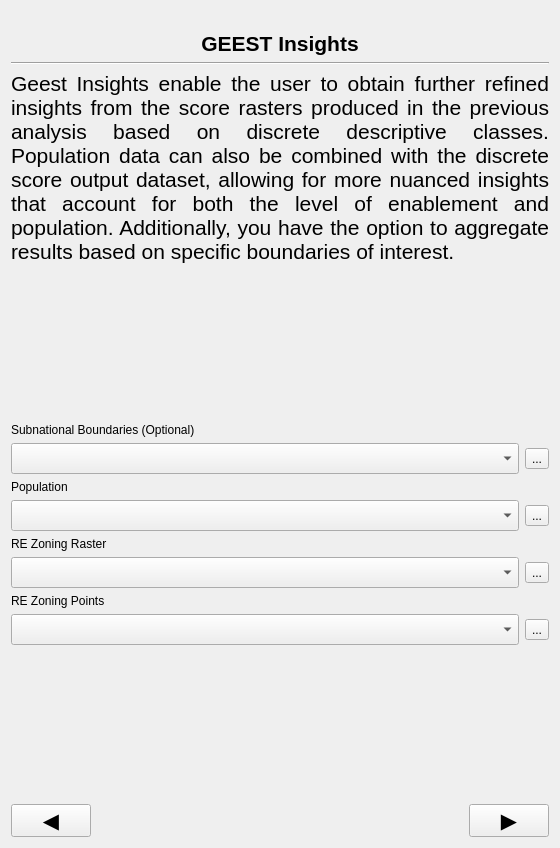
<?xml version="1.0" encoding="UTF-8"?>
<ui version="4.0">
 <class>SetupPanelBase</class>
 <widget class="QWidget" name="SetupPanelBase">
  <property name="geometry">
   <rect>
    <x>0</x>
    <y>0</y>
    <width>560</width>
    <height>848</height>
   </rect>
  </property>
  <property name="windowTitle">
   <string>Form</string>
  </property>
  <layout class="QGridLayout" name="gridLayout">
   <item row="0" column="0">
    <widget class="QLabel" name="banner_label">
     <property name="text">
      <string/>
     </property>
     <property name="pixmap">
      <pixmap>../resources/geest-banner.png</pixmap>
     </property>
     <property name="scaledContents">
      <bool>true</bool>
     </property>
    </widget>
   </item>
   <item row="1" column="0">
    <widget class="QLabel" name="label_2">
     <property name="text">
      <string>&lt;html&gt;&lt;head/&gt;&lt;body&gt;&lt;p align=&quot;center&quot;&gt;&lt;span style=&quot; font-size:16pt; font-weight:600;&quot;&gt;GEEST Insights&lt;/span&gt;&lt;/p&gt;&lt;/body&gt;&lt;/html&gt;</string>
     </property>
     <property name="textFormat">
      <enum>Qt::RichText</enum>
     </property>
     <property name="alignment">
      <set>Qt::AlignCenter</set>
     </property>
     <property name="wordWrap">
      <bool>true</bool>
     </property>
    </widget>
   </item>
   <item row="2" column="0">
    <widget class="Line" name="line">
     <property name="orientation">
      <enum>Qt::Horizontal</enum>
     </property>
    </widget>
   </item>
   <item row="3" column="0">
    <widget class="QLabel" name="label_3">
     <property name="font">
      <font>
       <pointsize>16</pointsize>
      </font>
     </property>
     <property name="text">
      <string>&lt;html&gt;&lt;head/&gt;&lt;body&gt;&lt;p&gt;Geest Insights enable the user to obtain further refined insights from the score rasters produced in the previous analysis based on discrete descriptive classes. Population data can also be combined with the discrete score output dataset, allowing for more nuanced insights that account for both the level of enablement and population. Additionally, you have the option to aggregate results based on specific boundaries of interest.&lt;/p&gt;&lt;/body&gt;&lt;/html&gt;</string>
     </property>
     <property name="alignment">
      <set>Qt::AlignJustify|Qt::AlignTop</set>
     </property>
     <property name="wordWrap">
      <bool>true</bool>
     </property>
    </widget>
   </item>
   <item row="4" column="0">
    <spacer name="verticalSpacer">
     <property name="orientation">
      <enum>Qt::Vertical</enum>
     </property>
     <property name="sizeHint" stdset="0">
      <size>
       <width>20</width>
       <height>132</height>
      </size>
     </property>
    </spacer>
   </item>
   <item row="5" column="0">
    <widget class="QLabel" name="label">
     <property name="text">
      <string>Subnational Boundaries (Optional)</string>
     </property>
    </widget>
   </item>
   <item row="6" column="0">
    <layout class="QHBoxLayout" name="horizontalLayout">
     <item>
      <widget class="QComboBox" name="comboBox">
       <property name="font">
        <font>
         <pointsize>14</pointsize>
        </font>
       </property>
      </widget>
     </item>
     <item>
      <widget class="QToolButton" name="toolButton">
       <property name="text">
        <string>...</string>
       </property>
      </widget>
     </item>
    </layout>
   </item>
   <item row="7" column="0">
    <widget class="QLabel" name="label_4">
     <property name="text">
      <string>Population</string>
     </property>
    </widget>
   </item>
   <item row="8" column="0">
    <layout class="QHBoxLayout" name="horizontalLayout_3">
     <item>
      <widget class="QComboBox" name="comboBox_2">
       <property name="font">
        <font>
         <pointsize>14</pointsize>
        </font>
       </property>
      </widget>
     </item>
     <item>
      <widget class="QToolButton" name="toolButton_2">
       <property name="text">
        <string>...</string>
       </property>
      </widget>
     </item>
    </layout>
   </item>
   <item row="9" column="0">
    <widget class="QLabel" name="label_5">
     <property name="text">
      <string>RE Zoning Raster</string>
     </property>
    </widget>
   </item>
   <item row="10" column="0">
    <layout class="QHBoxLayout" name="horizontalLayout_5">
     <item>
      <widget class="QComboBox" name="comboBox_4">
       <property name="font">
        <font>
         <pointsize>14</pointsize>
        </font>
       </property>
      </widget>
     </item>
     <item>
      <widget class="QToolButton" name="toolButton_4">
       <property name="text">
        <string>...</string>
       </property>
      </widget>
     </item>
    </layout>
   </item>
   <item row="11" column="0">
    <widget class="QLabel" name="label_6">
     <property name="text">
      <string>RE Zoning Points</string>
     </property>
    </widget>
   </item>
   <item row="12" column="0">
    <layout class="QHBoxLayout" name="horizontalLayout_6">
     <item>
      <widget class="QComboBox" name="comboBox_5">
       <property name="font">
        <font>
         <pointsize>14</pointsize>
        </font>
       </property>
      </widget>
     </item>
     <item>
      <widget class="QToolButton" name="toolButton_5">
       <property name="text">
        <string>...</string>
       </property>
      </widget>
     </item>
    </layout>
   </item>
   <item row="13" column="0">
    <spacer name="verticalSpacer_3">
     <property name="orientation">
      <enum>Qt::Vertical</enum>
     </property>
     <property name="sizeHint" stdset="0">
      <size>
       <width>20</width>
       <height>132</height>
      </size>
     </property>
    </spacer>
   </item>
   <item row="14" column="0">
    <layout class="QHBoxLayout" name="horizontalLayout_2">
     <item>
      <widget class="QPushButton" name="previous_button">
       <property name="sizePolicy">
        <sizepolicy hsizetype="Minimum" vsizetype="Minimum">
         <horstretch>0</horstretch>
         <verstretch>0</verstretch>
        </sizepolicy>
       </property>
       <property name="minimumSize">
        <size>
         <width>0</width>
         <height>0</height>
        </size>
       </property>
       <property name="font">
        <font>
         <pointsize>16</pointsize>
        </font>
       </property>
       <property name="text">
        <string>◀️</string>
       </property>
      </widget>
     </item>
     <item>
      <spacer name="horizontalSpacer">
       <property name="orientation">
        <enum>Qt::Horizontal</enum>
       </property>
       <property name="sizeHint" stdset="0">
        <size>
         <width>40</width>
         <height>20</height>
        </size>
       </property>
      </spacer>
     </item>
     <item>
      <widget class="QPushButton" name="pushButton">
       <property name="font">
        <font>
         <pointsize>16</pointsize>
        </font>
       </property>
       <property name="text">
        <string>▶️</string>
       </property>
      </widget>
     </item>
    </layout>
   </item>
  </layout>
 </widget>
 <resources/>
 <connections/>
</ui>
